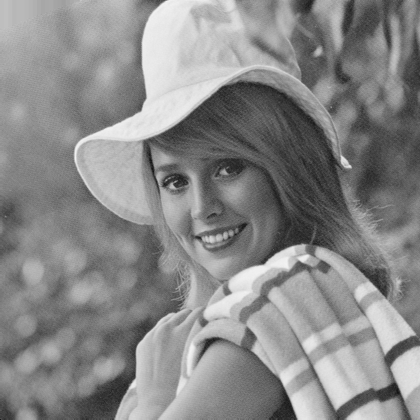
%> input picture 1/Elaine.bmp, 420 x 420 px, shrunk from 512 x 512 before the run
$ octave rotation.m   (GNU Octave 9; MATLAB toolbox functions it lacks are replaced by stand-ins)
%> lines starting %> are read from the running program, lines starting %| are printed output that depends on the picture; in (x1, y1, x2, y2) boxes, pixels count from 0 and x2, y2 are one past the last pixel; in counts of white or black regions, pixels touching at a corner belong together; the program's own positions count from 1
clc;
clear all;
close all;


degree = 10;
tetha = pi /180.0 * degree;
co = cos(tetha);
si = sin(tetha);
im = imread('Elaine.bmp');
%> im is the input picture: size 420x420 uint8; min 20, max 243, mean 136.4

[r,c, channels] = size(im);
%> r = 420; c = 420; channels = 1
d = round(sqrt(r*r+c*c)) + 1;
%> d = 595

imm = uint8(ones(d,d)*(-1));
mid_x = c/2;
%> mid_x = 210
mid_y = r/2;
%> mid_y = 210

shift_x = (d-c)/2;
%> shift_x = 87.5
shift_y = (d-r)/2;
%> shift_y = 87.5

tr = [co, -si, 0; si, co, 0;0,0,1] * [1,0,-mid_x; 0,1,-mid_y; 0,0,1];
%tr = [co, -si, -mid_x; si, co, - mid_y;0,0,1];
for i=1:r
    for j=1:c
        x = [i ;j;1 ];
        ij = round( [1,0,mid_x+shift_x; 0,1,mid_y+shift_y; 0,0,1] *tr*x);
%        ij = uint8([ij(1)+ r/2, ij(2)+ c/2]);
        imm(ij(1),ij(2)) = uint8(im(i,j));
    end
end
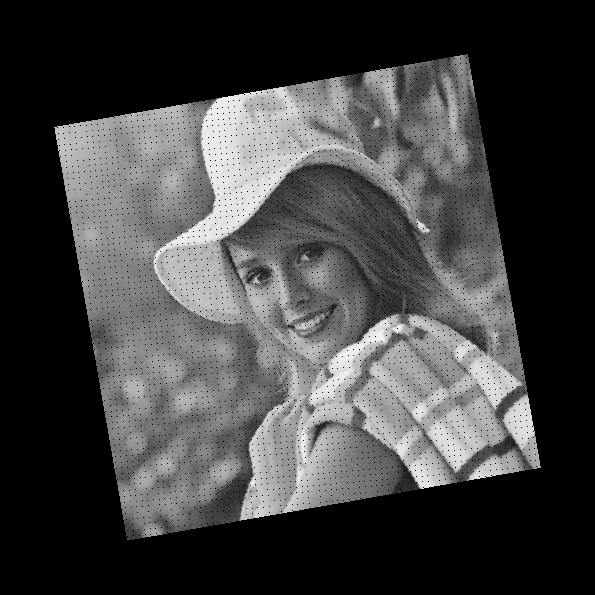
%> imm: size 595x595 uint8; min 0, max 243, mean 66.3
%imshow(im)
%figure,imshow(imm);

kernel = [0,1,0;1,0,1;0,1,0]  * 0.25;
%kernel = [0.25,0,0.25;0,0,0;0.25,0,0.25];
imm2 = imm;

for i=2:d-1

    for j=2:d-1
        if imm2(i,j) < 5
            s = double(imm2(i-1:i+1, j-1:j+1)) .* kernel;
            imm2(i,j) = uint8(sum(s(:)));
        end
    end

end
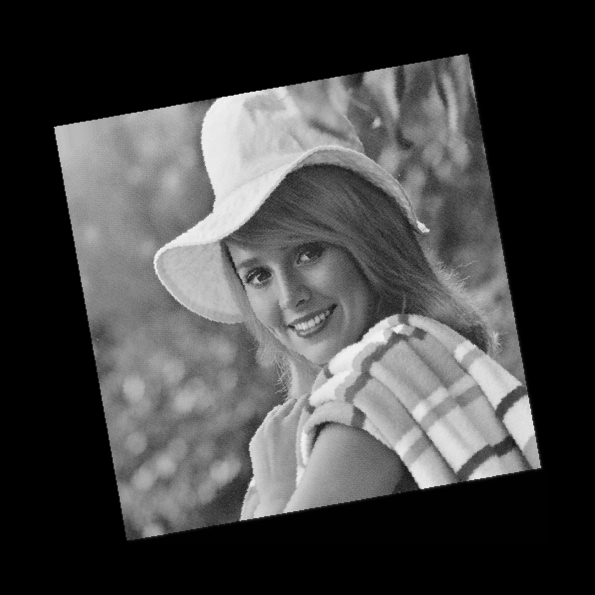
%> imm2: size 595x595 uint8; 6.81% of pixels changed, all inside (x1, y1, x2, y2) = (53, 53, 546, 544)
%> after the loop, s = [0 0 0; 0 0 0; 0 0 0]

%figure,imshow(imm2)

imwrite([imm,imm2],['Elaine-rotated-',num2str(degree),'.jpg',]);
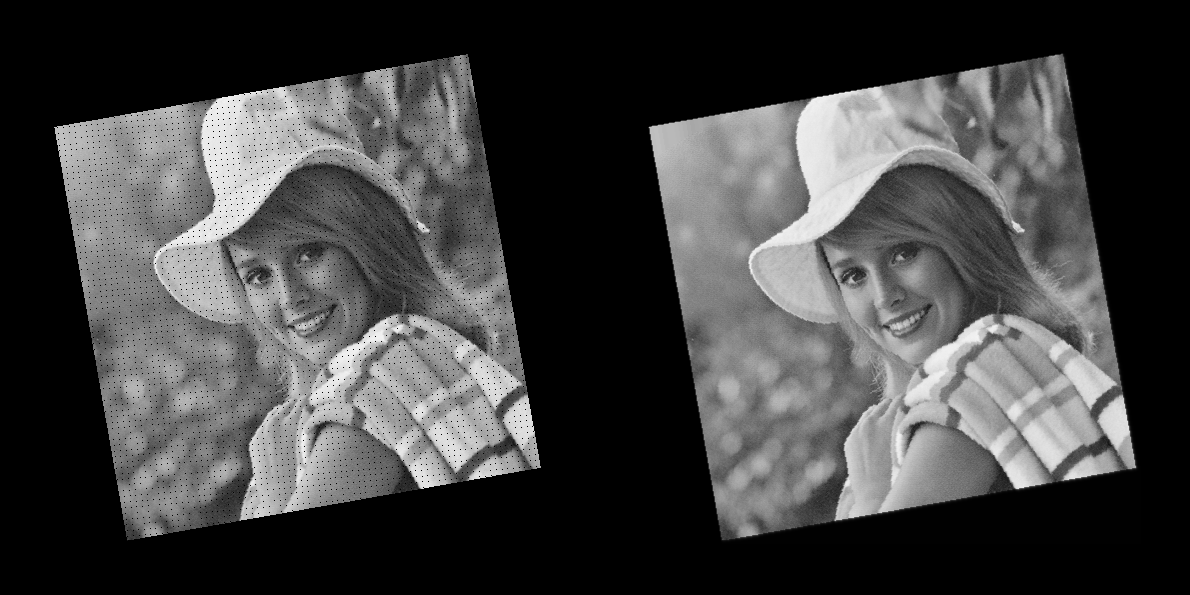
%> saved as Elaine-rotated-10.jpg: size 595x1190 uint8; min 0, max 243, mean 67.3
%imwrite(imm2,['Elaine-rotated-',num2str(degree),'-2.jpg',]);
